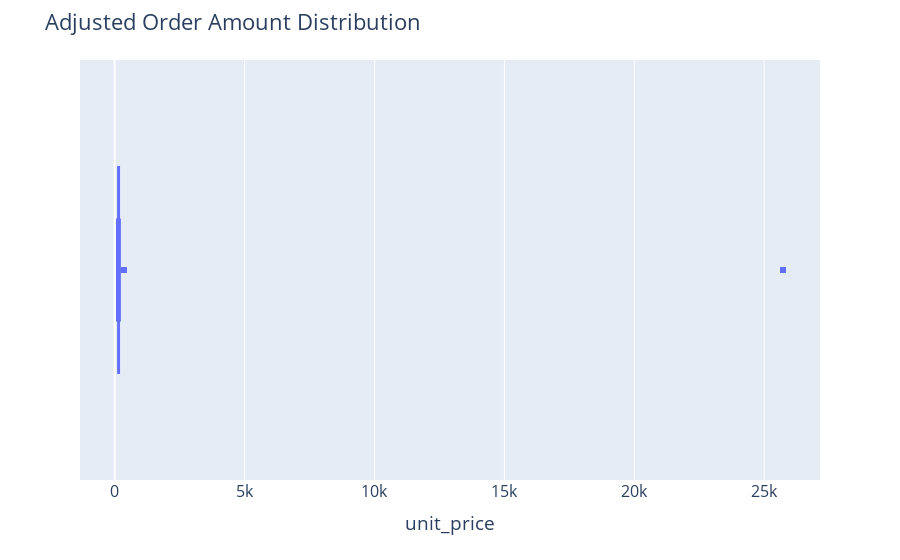

Here is the notebook cell this chart was saved with:
### Code cell
fig=px.box(df,x=df['unit_price'])

fig.update_layout(
    title="Unit Price Distribution",
    font=dict(size=16))

fig.show()

### Figure 1 — Plotly figure (JSON) as saved in the notebook; plotly's stock layout.template omitted (floating-point values rounded to 4 significant figures; data arrays with more than 128 entries replaced by an {"elided": "..."} marker saying what was removed)
{"data": [{"alignmentgroup": "True", "hovertemplate": "unit_price=%{x}<extra></extra>", "legendgroup": "", "marker": {"color": "#636efa"}, "name": "", "notched": false, "offsetgroup": "", "orientation": "h", "showlegend": false, "type": "box", "x": {"elided": "5000 int values"}, "x0": " ", "xaxis": "x", "y0": " ", "yaxis": "y"}], "layout": {"boxmode": "group", "font": {"size": 16}, "legend": {"tracegroupgap": 0}, "margin": {"t": 60}, "title": {"text": "Adjusted Order Amount Distribution"}, "xaxis": {"anchor": "y", "domain": [0, 1], "title": {"text": "unit_price"}}, "yaxis": {"anchor": "x", "domain": [0, 1]}}}
